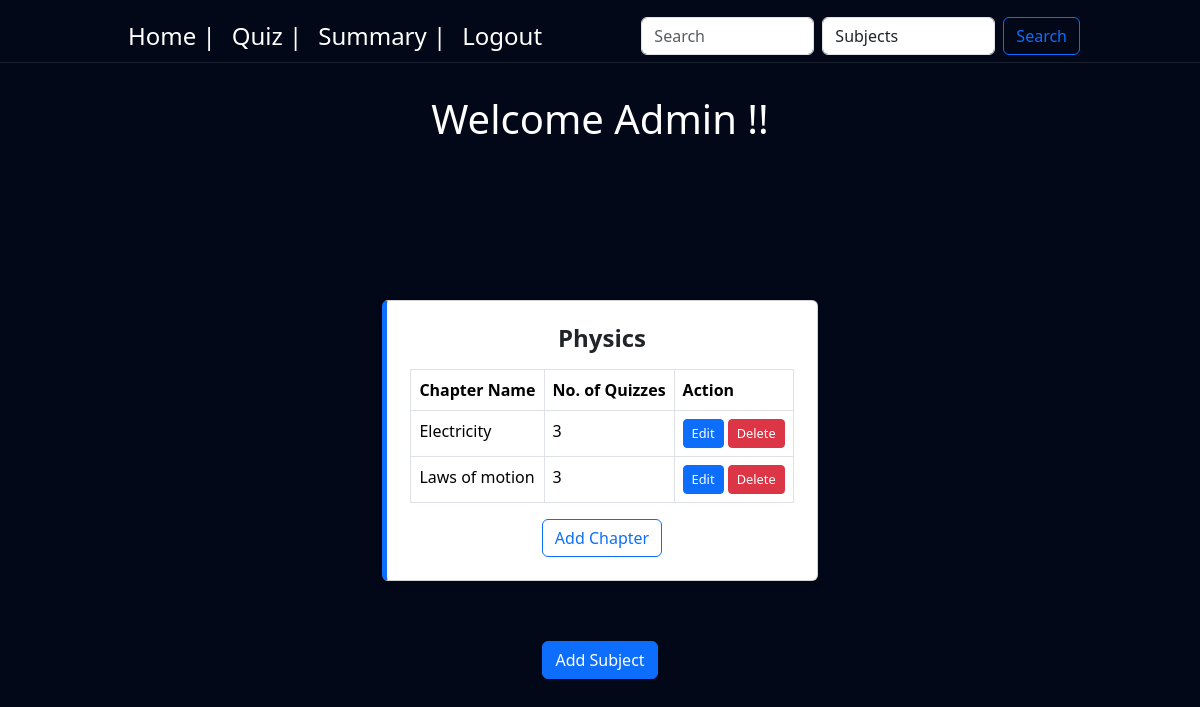
Page /home on the earlier database version.
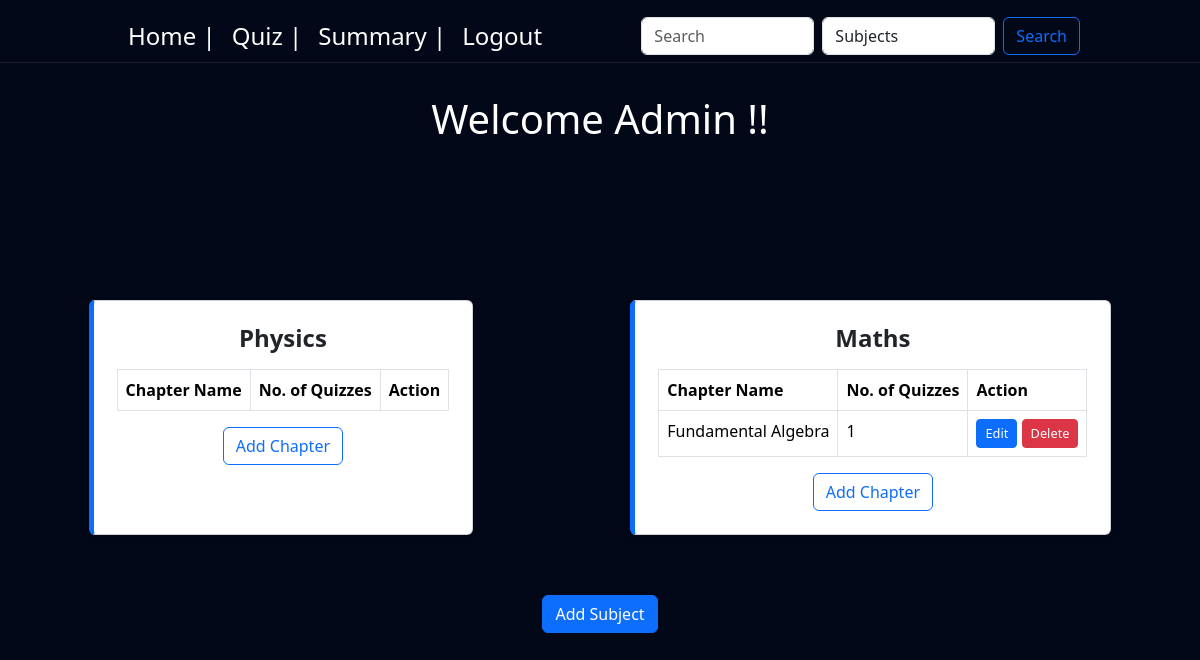
Same page on the later database version.
### controller/models.py (models this page shows)
class Subject(db.Model):
    id = db.Column(db.Integer, primary_key=True, autoincrement=True)
    name = db.Column(db.String(50), unique=True, nullable=False)
    description = db.Column(db.String(50))
    chapters = db.relationship('Chapter', backref='subject', lazy=True)

class Chapter(db.Model):
    id = db.Column(db.Integer, primary_key=True, autoincrement=True)
    name = db.Column(db.String(150), nullable=False)
    description = db.Column(db.String(500))
    subject_id = db.Column(db.Integer, db.ForeignKey('subject.id'), nullable=False)
    quizzes = db.relationship('Quiz', backref='chapter', lazy=True)

### controller/routes.py (the view)
@app.route('/home')
def home():
    subjects = Subject.query.options(db.joinedload(Subject.chapters)).all()
    return render_template('home.html', subjects=subjects)

### templates/home.html (shortened to what this page needs)
<!DOCTYPE html>
<html lang="en">
<head>
    {% block bootstrap_css %}
    <link href="https://cdn.jsdelivr.net/npm/bootstrap@5.3.3/dist/css/bootstrap.min.css" rel="stylesheet"
>
    {% endblock %}
    {% block custom_css %}
    <link rel="stylesheet" href="{{ url_for('static', filename='styles.css') }}">
    {% endblock %}
</head>
<body>
    {% include 'navbar1.html' %}
    <div class="background">
        <div class="heading-sec">
            <h1>Welcome Admin !!</h1>
        </div>
        <div class="subjects-container">
            {% for subject in subjects %}
            <div class="card">
                <div class="card-body">
                    <h5 class="card-title" style="justify-content: center; text-align: center;">{{ subject.name }}</h5>
                    <table class="table table-bordered mt-3">
                        <thead>
                            <tr>
                                <th>Chapter Name</th>
                                <th>No. of Quizzes</th>
                                <th>Action</th>
                            </tr>
                        </thead>
                        <tbody>
                            {% for chapter in subject.chapters %}
                            <tr>
                                <td>{{ chapter.name }}</td>
                                <td>{{ chapter.quizzes|length }}</td>
                                <td>
                                    <a href="{{ url_for('edit_chapter', chapter_id=chapter.id) }}" class="btn btn-sm btn-primary">Edit</a>
                                    <form action="{{ url_for('delete_chapter', chapter_id=chapter.id) }}" method="POST"
                                        style="display:inline;" onsubmit="return confirm('Are you sure you want to delete this chapter?');">
                                        <button type="submit" class="btn btn-sm btn-danger">Delete</button>
                                    </form>
                                </td>
                            </tr>
                            {% endfor %}
                        </tbody>
                    </table>
                    <center><a href="{{ url_for('chapter', subject_id=subject.id) }}" class="btn btn-outline-primary">Add Chapter</a></center>
                </div>
            </div>
            {% endfor %}
        </div>
<center><a href="{{ url_for('subject') }}" class="btn btn-primary">Add Subject</a></center>
    </div>
</body>
</html>

### templates/navbar1.html (shortened to what this page needs)
<!DOCTYPE html>
<html lang="en">
<head>
</head>
<body>
  <nav class="navbar navbar-expand-lg fixed-top" style="padding: 0 108px; margin-top: 10px; margin-bottom: 15px;">
    <div class="container-fluid">
      <div class="collapse navbar-collapse" id="navbarSupportedContent">
        <ul class="navbar-nav me-auto mb-2 mb-lg-0">
          <li class="nav-item">
            <a class="nav-link active" aria-current="page" href="home" style="font-size: x-large;">Home | </a>
          </li>
          <li class="nav-item">
            <a class="nav-link" href="quiz-list" style="font-size: x-large;">Quiz | </a>
          </li>
          <li class="nav-item">
            <a class="nav-link" href="admin/summary" style="font-size: x-large;">Summary | </a>
          </li>
          <li class="nav-item">
            <a class="nav-link" href="logout" style="font-size: x-large;">Logout</a>
          </li>
        </ul>
        <form class="d-flex" role="search" onsubmit="event.preventDefault(); performNavbarSearch();">
          <input class="form-control me-2" type="search" id="navbarSearchQuery" placeholder="Search" aria-label="Search">
          <select id="navbarSearchFilter" class="form-control me-2">
              {% if current_user.is_admin %}
                  <option value="users">Users</option>
                  <option value="subjects">Subjects</option>
                  <option value="quizzes">Quizzes</option>
                  <option value="questions">Questions</option>
              {% else %}
                  <option value="subjects">Subjects</option>
              {% endif %}
          </select>
          <button class="btn btn-outline-primary" type="submit">Search</button>
      </form>
  </div>
</div>
</nav>
</body>
</html>

### static/styles.css (style rules this page uses)
html, body { height: 100%; margin: 0; padding: 0; overflow-x: auto; background: #020817 ; background-size: 400% 400%; backdrop-filter: blur(10px); scroll-behavior: smooth; }
.navbar { background: #020817 !important; backdrop-filter: blur(10px); border-bottom: 1px solid rgba(255, 255, 255, 0.1); }
.navbar .nav-link, .navbar-brand { color: white !important; }

### templates/home.html (style rules this page uses)
.heading-sec { padding-top: 5px; display: flex; justify-content: center; align-items: center; height: 30vh; color: white; font-size: 50px; font-weight: 800; background: #020817 !important; backdrop-filter: blur(10px); text-align: center; }
.btn-primary { background-color: #0d6efd; border-color: #0d6efd; position: relative; }
.subjects-container { display: flex; justify-content: center; flex-wrap: wrap; gap: 20px; padding: 20px; }
.card { border-left: 5px solid #0d6efd; box-shadow: 0px 4px 6px rgba(0, 0, 0, 0.1); width: fit-content; margin: 40px auto; padding: 7px; }
.card-title { font-weight: bold; font-size: 1.5rem; }
.table { margin-top: 15px; }
.btn-sm { font-size: 0.8rem; }

Differences in the rows shown:
removed Chapter: name "Laws of motion", quizzes|length "3", shown under Subject "Physics"
changed Subject "Physics": loses Chapter (name "Electricity", quizzes|length "3")
added Subject: name "Maths", Chapter (name "Fundamental Algebra", quizzes|length "1")
